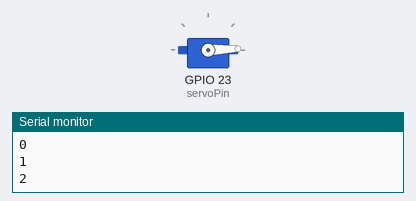
Simulated run of this sketch. Board: ESP32. On the bench: servo, the last lines printed to the serial monitor.

Above: at 0.05 s.
At 1.75 s:
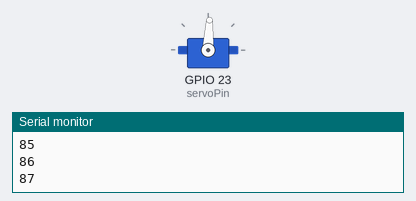
At 3.45 s:
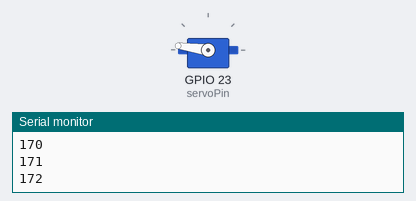
At 6.9 s:
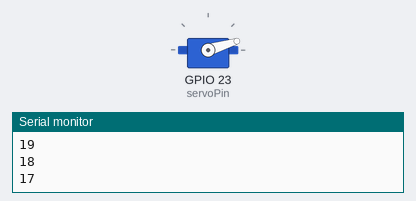
Timing chart, 0 to 9.4 s (numbered marks = the images above):
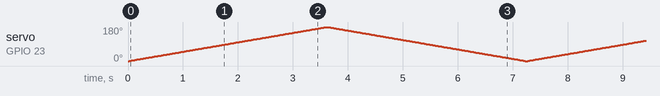

The sketch:

esp32_servo-sweep.ino
```cpp
// Library: ESP32Servo by Kevin Harrington, John K. Bennett
// https://randomnerdtutorials.com/esp32-servo-motor-web-server-arduino-ide/
// https://docs.arduino.cc/libraries/esp32servo/


#include <ESP32Servo.h>


static const int servoPin = 23;

Servo servo1;

void setup() {
  Serial.begin(9600);
  while (!Serial) {
    ;  // wait for serial port to connect. Needed for native USB port only
  }
  Serial.println("\n\nInitializing...");
  servo1.attach(servoPin);
}

void loop() {
  for (int posDegrees = 0; posDegrees <= 180; posDegrees++) {
    servo1.write(posDegrees);
    Serial.println(posDegrees);
    delay(20);
  }

  for (int posDegrees = 180; posDegrees >= 0; posDegrees--) {
    servo1.write(posDegrees);
    Serial.println(posDegrees);
    delay(20);
  }
}
```
